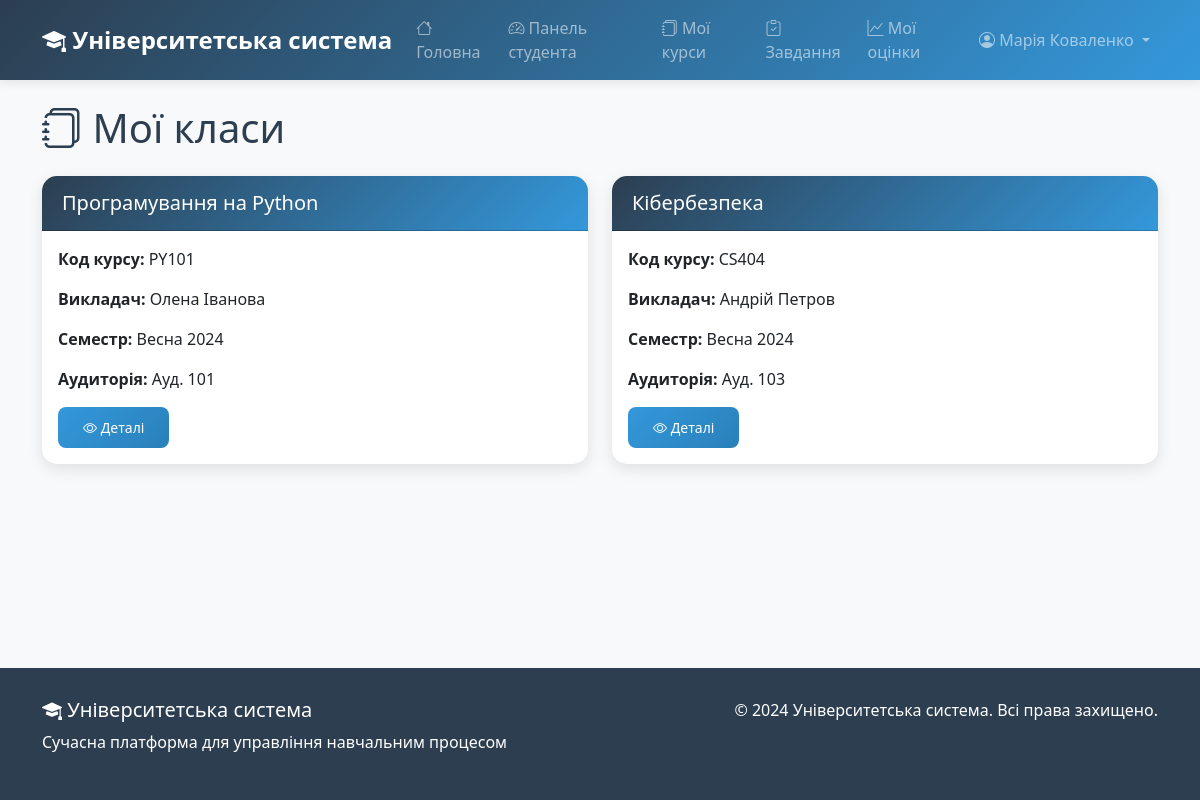
The app's page /classes/ (signed in) with its own data.
### lms/models.py (models this page shows, shortened)
class Class(models.Model):
    course = models.ForeignKey(Course, on_delete=models.CASCADE, verbose_name=_("курс"))
    professor = models.ForeignKey(Professor, on_delete=models.CASCADE, verbose_name=_("викладач"))
    semester = models.CharField(max_length=20, verbose_name=_("семестр"))
    schedule = models.CharField(max_length=100, verbose_name=_("розклад"))
    classroom = models.CharField(max_length=50, verbose_name=_("аудиторія"))
    class Meta:
        verbose_name = _("заняття")
        verbose_name_plural = _("заняття")

class Course(models.Model):
    name = models.CharField(max_length=100, verbose_name=_("назва"))
    code = models.CharField(max_length=10, unique=True, verbose_name=_("код"))
    description = models.TextField(verbose_name=_("опис"))
    credits = models.IntegerField(
        validators=[MinValueValidator(1), MaxValueValidator(10)],
        verbose_name=_("кредити")
    )
    department = models.ForeignKey(Department, on_delete=models.CASCADE, verbose_name=_("кафедра"))
    class Meta:
        verbose_name = _("курс")
        verbose_name_plural = _("курси")

class Professor(models.Model):
    user = models.OneToOneField(User, on_delete=models.CASCADE, verbose_name=_("користувач"))
    department = models.ForeignKey(Department, on_delete=models.CASCADE, verbose_name=_("кафедра"))
    office = models.CharField(max_length=50, verbose_name=_("офіс"))
    class Meta:
        verbose_name = _("викладач")
        verbose_name_plural = _("викладачі")

### lms/views.py (the view)
# urls.py: path('classes/', views.class_list, name='class_list'),
@login_required
def class_list(request):
    if hasattr(request.user, 'student'):
        enrollments = Enrollment.objects.filter(student=request.user.student)
        classes = [enrollment.class_enrolled for enrollment in enrollments]
    elif hasattr(request.user, 'professor'):
        classes = Class.objects.filter(professor=request.user.professor)
    else:
        classes = Class.objects.all()
    return render(request, 'lms/class_list.html', {'classes': classes})

### lms/templates/lms/class_list.html (shortened to what this page needs)
{% extends 'lms/base.html' %}
{% block content %}
<div class="container mt-4">
    <h1><i class="bi bi-journals"></i> Мої класи</h1>
    <div class="row mt-4">
        {% for class in classes %}
        <div class="col-md-6 mb-4">
            <div class="card">
                <div class="card-header">
                    <h5 class="card-title mb-0">{{ class.course.name }}</h5>
                </div>
                <div class="card-body">
                    <p><strong>Код курсу:</strong> {{ class.course.code }}</p>
                    <p><strong>Викладач:</strong> {{ class.professor.user.get_full_name }}</p>
                    <p><strong>Семестр:</strong> {{ class.semester }}</p>
                    <p><strong>Аудиторія:</strong> {{ class.classroom }}</p>
                    <div class="mt-3">
                        <a href="{% url 'class_detail' class.id %}" class="btn btn-primary btn-sm">
                            <i class="bi bi-eye"></i> Деталі
                        </a>
                    </div>
                </div>
            </div>
        </div>
        {% empty %}
        <div class="col-12">
            <div class="alert alert-info">
                <i class="bi bi-info-circle"></i> Ви ще не записані на жоден клас.
            </div>
        </div>
        {% endfor %}
    </div>
</div>
{% endblock %}

### lms/templates/lms/base.html (shortened to what this page needs)
<!DOCTYPE html>
<html lang="uk">
<head>
    <link href="https://cdn.jsdelivr.net/npm/bootstrap@5.3.0/dist/css/bootstrap.min.css" rel="stylesheet">
    <link rel="stylesheet" href="https://cdn.jsdelivr.net/npm/bootstrap-icons@1.10.0/font/bootstrap-icons.css">
</head>
<body>
<nav class="navbar navbar-expand-lg navbar-dark" style="background: linear-gradient(135deg, var(--primary-color), var(--secondary-color));">
    <div class="container">
        <a class="navbar-brand" href="{% url 'home' %}">
            <i class="bi bi-mortarboard-fill"></i> Університетська система
        </a>
        <div class="collapse navbar-collapse" id="navbarNav">
            <ul class="navbar-nav me-auto">
                <li class="nav-item">
                    <a class="nav-link" href="{% url 'home' %}"><i class="bi bi-house"></i> Головна</a>
                </li>
                {% if user.is_authenticated %}
                {% if user.is_staff or user.professor %}
                <li class="nav-item">
                    <a class="nav-link" href="{% url 'professor_dashboard' %}"><i class="bi bi-speedometer2"></i> Панель викладача</a>
                </li>
                <li class="nav-item">
                    <a class="nav-link" href="{% url 'class_list' %}"><i class="bi bi-journals"></i> Мої курси</a>
                </li>
                <li class="nav-item">
                    <a class="nav-link" href="{% url 'professor_grades' %}"><i class="bi bi-clipboard-data"></i> Управління оцінками</a>
                </li>
                {% else %}
                <li class="nav-item">
                    <a class="nav-link" href="{% url 'student_dashboard' %}"><i class="bi bi-speedometer2"></i> Панель студента</a>
                </li>
                <li class="nav-item">
                    <a class="nav-link" href="{% url 'student_courses' %}"><i class="bi bi-journals"></i> Мої курси</a>
                </li>
                <li class="nav-item">
                    <a class="nav-link" href="{% url 'student_assignments' %}"><i class="bi bi-clipboard-check"></i> Завдання</a>
                </li>
                <li class="nav-item">
                    <a class="nav-link" href="{% url 'student_grades' %}"><i class="bi bi-graph-up"></i> Мої оцінки</a>
                </li>
                {% endif %}
                {% endif %}
            </ul>
            <ul class="navbar-nav">
                {% if user.is_authenticated %}
                <li class="nav-item dropdown">
                    <a class="nav-link dropdown-toggle" href="#" id="navbarDropdown" role="button" data-bs-toggle="dropdown">
                        <i class="bi bi-person-circle"></i> {{ user.get_full_name|default:user.username }}
                    </a>
                </li>
                {% else %}
                <li class="nav-item">
                    <a class="nav-link" href="{% url 'login' %}">
                        <i class="bi bi-box-arrow-in-right"></i> Увійти
                    </a>
                </li>
                {% endif %}
            </ul>
        </div>
    </div>
</nav>
<main class="fade-in">
    {% block content %}
    {% endblock %}
</main>
<footer class="footer mt-auto">
    <div class="container">
        <div class="row">
            <div class="col-md-6">
                <h5><i class="bi bi-mortarboard-fill"></i> Університетська система</h5>
                <p>Сучасна платформа для управління навчальним процесом</p>
            </div>
            <div class="col-md-6 text-md-end">
                <p>&copy; 2024 Університетська система. Всі права захищено.</p>
            </div>
        </div>
    </div>
</footer>
</body>
</html>

### lms/templates/lms/base.html (style rules this page uses)
:root { --primary-color: #2c3e50; --secondary-color: #3498db; --accent-color: #e74c3c; --light-bg: #f8f9fa; --dark-text: #2c3e50; --success-color: #27ae60; --warning-color: #f39c12; --info-color: #17a2b8; }
body { background-color: var(--light-bg); font-family: 'Segoe UI', Tahoma, Geneva, Verdana, sans-serif; color: var(--dark-text); min-height: 100vh; display: flex; flex-direction: column; }
main { flex: 1; }
.navbar-brand { font-weight: bold; font-size: 1.5rem; }
.card { border: none; border-radius: 15px; box-shadow: 0 5px 15px rgba(0,0,0,0.1); transition: transform 0.3s ease, box-shadow 0.3s ease; margin-bottom: 20px; }
.card-header { background: linear-gradient(135deg, var(--primary-color), var(--secondary-color)); color: white; border-radius: 15px 15px 0 0 !important; padding: 15px 20px; font-weight: 600; }
.btn-primary { background: linear-gradient(135deg, var(--secondary-color), #2980b9); border: none; border-radius: 8px; padding: 10px 25px; font-weight: 500; transition: all 0.3s ease; }
.footer { background: var(--primary-color); color: white; padding: 30px 0; margin-top: 50px; }
.navbar { box-shadow: 0 2px 10px rgba(0,0,0,0.1); }
.nav-link { font-weight: 500; transition: all 0.3s ease; }
.fade-in { animation: fadeIn 0.5s ease-out; }

### records on screen
Class: course.name "Програмування на Python", course.code "PY101", professor.user.get_full_name "Олена Іванова", semester "Весна 2024", classroom "Ауд. 101"
Class: course.name "Кібербезпека", course.code "CS404", professor.user.get_full_name "Андрій Петров", semester "Весна 2024", classroom "Ауд. 103"

### other values on screen
{{ user.get_full_name|default:user.username }} "Марія Коваленко"
